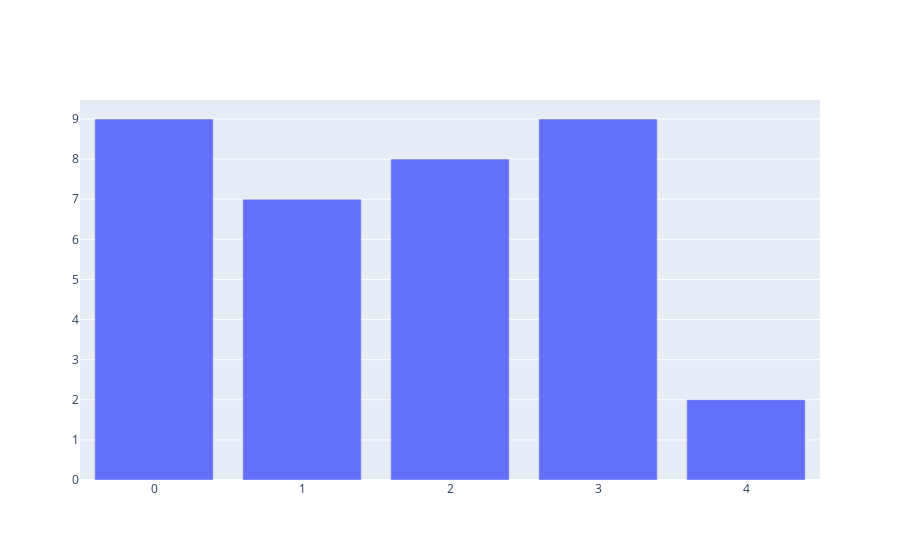

Notebook code cell kept with this figure:
### Code cell
import plotly.graph_objects as go
x=np.arange(5)
y=np.random.randint(1,10,5)
go.Figure(data=go.Bar(x=x,y=y))

### Figure 1 — Plotly figure (JSON) as saved in the notebook; plotly's stock layout.template omitted (floating-point values rounded to 4 significant figures)
{"data": [{"type": "bar", "x": [0, 1, 2, 3, 4], "y": [9, 7, 8, 9, 2]}], "layout": {}}
